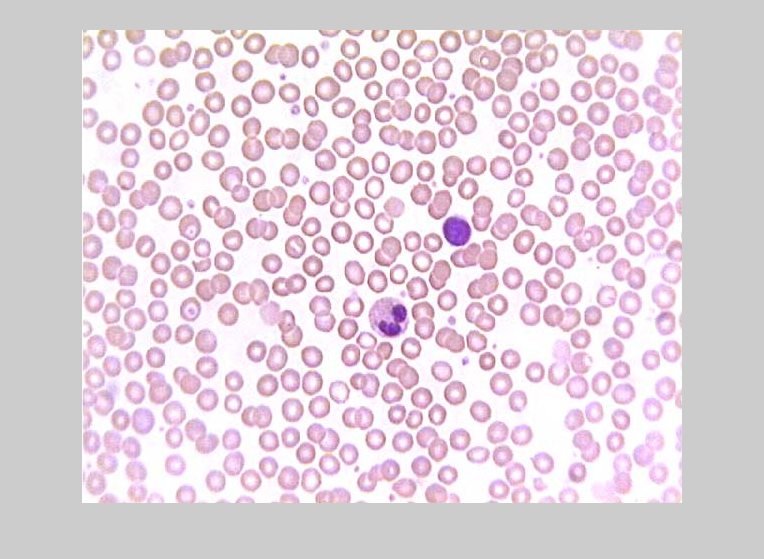
#> input picture LAB_06/pic2.png, 764 x 559 px
$ jupyter execute --allow-errors Lab6.ipynb   (shell and % lines are left out)
#> lines starting #> are read from the running program, lines starting #| are printed output that depends on the picture; after the words box and inside, x2 and y2 are one past the last pixel; in counts of white or black regions, pixels touching at a corner belong together
**Lab 6: Line / Circle Detection using Hough Transform**

[cell 1]
import cv2
from google.colab.patches import cv2_imshow
import matplotlib.pyplot as plt
import numpy as np

[cell 2]
img = cv2.imread('pic2.png',0)
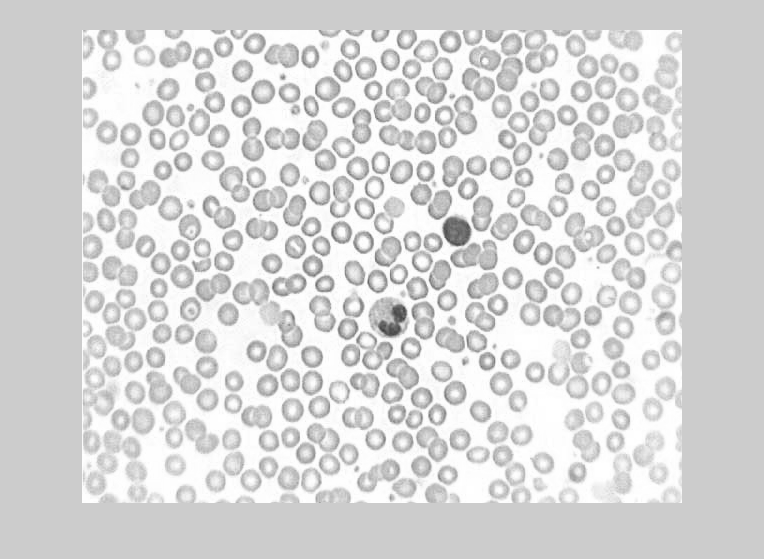
#> img: shape (559, 764); min 61, max 255, mean 216.7
cv2_imshow(img)

[cell 3]
#img = cv2.medianBlur(img,5)
cimg = cv2.cvtColor(img,cv2.COLOR_GRAY2BGR)

circles = cv2.HoughCircles(img,cv2.HOUGH_GRADIENT,1,20,
                            param1=50,param2=30,minRadius=5,maxRadius=30)
#> circles = 204 rows, first 8: [313.5, 225.5, 25], [626.5, 99.5, 11.6], [497.5, 304.5, 10.3], [386.5, 316.5, 19.4], [90.5, 246.5, 11.8], [327.5, 439.5, 11.6], [628.5, 72.5, 9.6], [588.5, 66.5, 11.6]

circles = np.uint16(np.around(circles))
#> circles = 204 rows, first 8: [314, 226, 25], [626, 100, 12], [498, 304, 10], [386, 316, 19], [90, 246, 12], [328, 440, 12], [628, 72, 10], [588, 66, 12]
for i in circles[0,:]:
    # draw the outer circle
    cv2.circle(cimg,(i[0],i[1]),i[2],(0,255,0),2)
    # draw the center of the circle
    cv2.circle(cimg,(i[0],i[1]),2,(0,0,255),3)
#> this loop made 204 passes
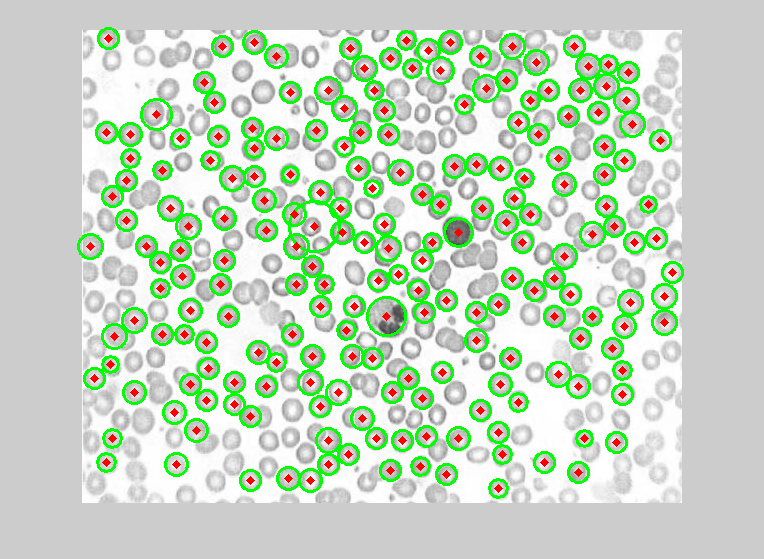
#> cimg: shape (559, 764, 3); mean B, G, R 192.9, 216.7, 197.9

cv2_imshow(cimg)

[cell 4]
img1 = cv2.imread('pic5.jpg')
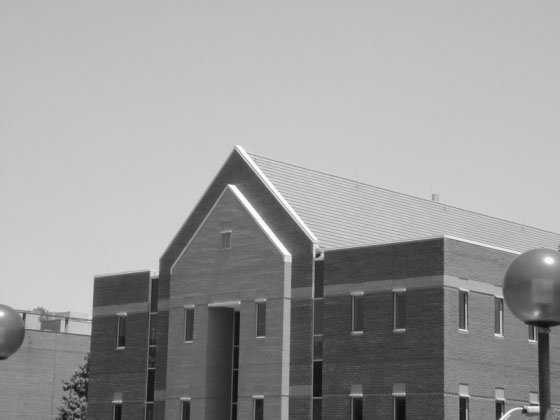
#> input picture LAB_06/pic5.jpg, 560 x 420 px
#> img1 is the input picture: shape (420, 560, 3); min 11, max 255, mean 154.6
cv2_imshow(img1)

[cell 5]
gray = cv2.cvtColor(img1,cv2.COLOR_BGR2GRAY)
edges = cv2.Canny(gray,50,150,apertureSize = 3)
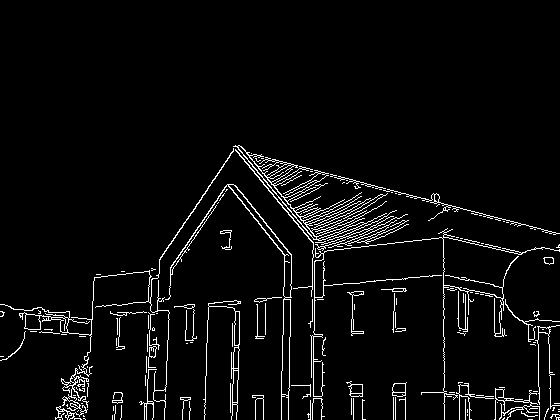
#> edges: shape (420, 560); 4.4% white in thin lines or dots, all inside (x1, y1, x2, y2) = (0, 145, 560, 420)

lines = cv2.HoughLines(edges,1,np.pi/180,200)
#> lines = None

#> (the rest of this cell did not finish here and is left out)
